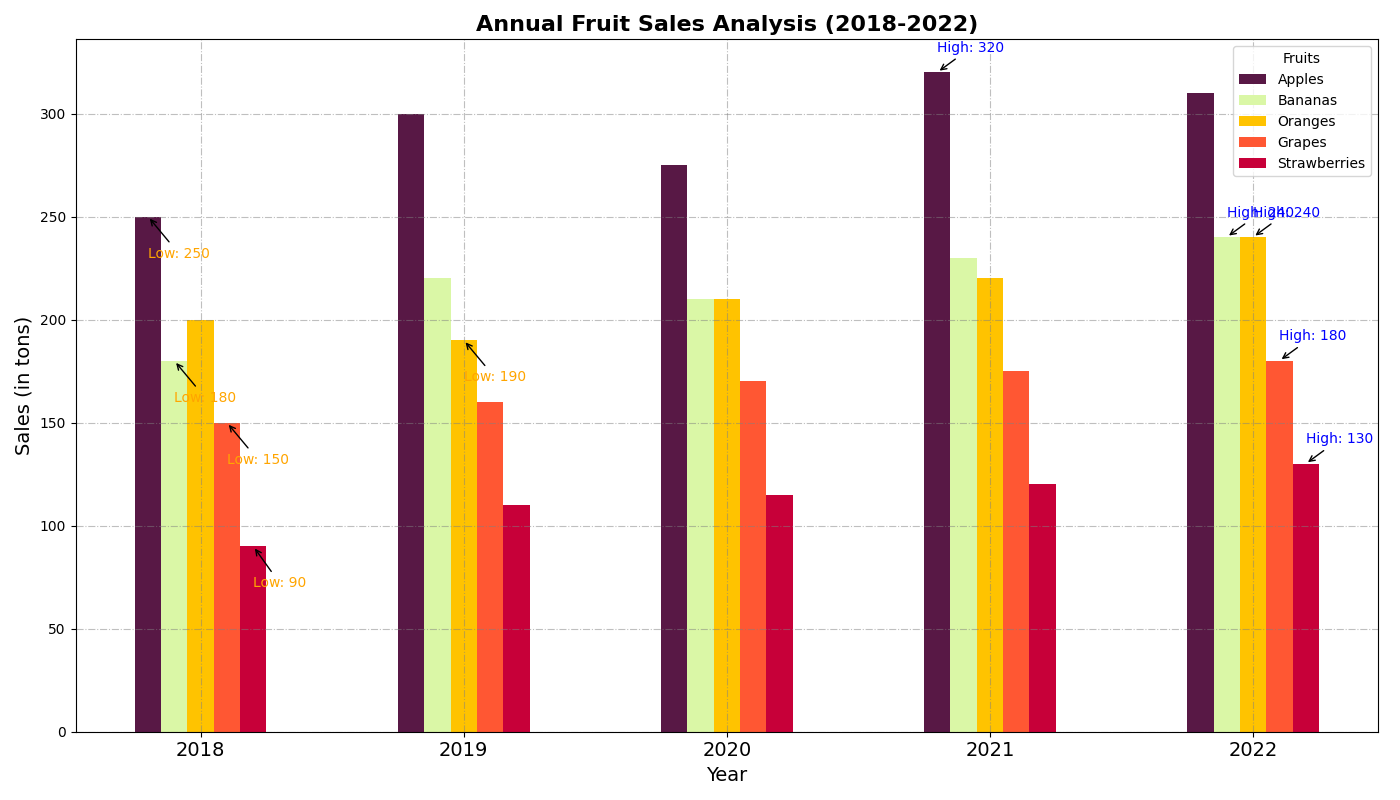

The Python source for this figure:
import matplotlib.pyplot as plt
import numpy as np

# Define years and fruits
years = np.array(['2018', '2019', '2020', '2021', '2022'])
fruits = ["Apples", "Bananas", "Oranges", "Grapes", "Strawberries"]

# Sales data for each fruit over the years (in tons)
apple_sales = np.array([250, 300, 275, 320, 310])
banana_sales = np.array([180, 220, 210, 230, 240])
orange_sales = np.array([200, 190, 210, 220, 240])
grape_sales = np.array([150, 160, 170, 175, 180])
strawberry_sales = np.array([90, 110, 115, 120, 130])

# Colors for each fruit
colors = ['#581845', '#DAF7A6', '#FFC300', '#FF5733', '#C70039']

# Stack the sales data for easy bar plotting
sales_data = np.vstack([apple_sales, banana_sales, orange_sales, grape_sales, strawberry_sales])

# Create a figure and axis
fig, ax = plt.subplots(figsize=(14, 8))

# Define bar positions and width
bar_width = 0.1
x = np.arange(len(years))

# Plot each fruit's sales data as bar charts with an offset for each
for i, fruit in enumerate(fruits):
    ax.bar(x + i*bar_width, sales_data[i], width=bar_width, label=fruit, color=colors[i])

# Title and labels
ax.set_title("Annual Fruit Sales Analysis (2018-2022)", fontsize=16, fontweight='bold')
ax.set_xlabel("Year", fontsize=14)
ax.set_ylabel("Sales (in tons)", fontsize=14)

# Customize x-axis with year labels
ax.set_xticks(x + bar_width * 2)
ax.set_xticklabels(years, fontsize=14)

# Add a legend
ax.legend(title='Fruits', fontsize=10, loc='upper right')

# Grid with different style and color
ax.grid(True, linestyle='-.', color='gray', alpha=0.5)

# Annotate highest and lowest sales for each fruit
for i, fruit in enumerate(fruits):
    max_sales = sales_data[i].max()
    min_sales = sales_data[i].min()
    ax.annotate(f'High: {max_sales}', xy=(sales_data[i].argmax() + i*bar_width, max_sales),
                xytext=(sales_data[i].argmax() + i*bar_width, max_sales + 10),
                arrowprops=dict(facecolor='blue', arrowstyle='->'), fontsize=10, color='blue')
    ax.annotate(f'Low: {min_sales}', xy=(sales_data[i].argmin() + i*bar_width, min_sales),
                xytext=(sales_data[i].argmin() + i*bar_width, min_sales - 20),
                arrowprops=dict(facecolor='orange', arrowstyle='->'), fontsize=10, color='orange')

# Adjust the layout to prevent overlap
plt.tight_layout()

# Show the plot
plt.show()
